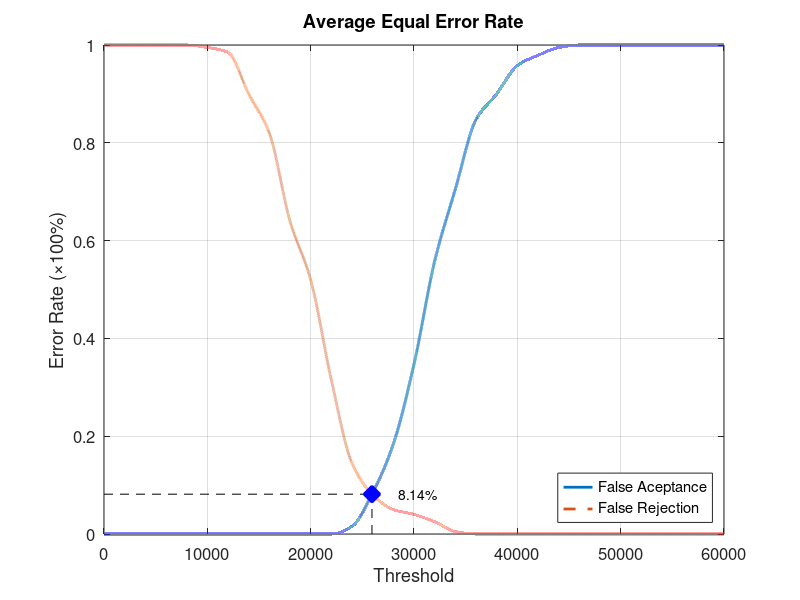
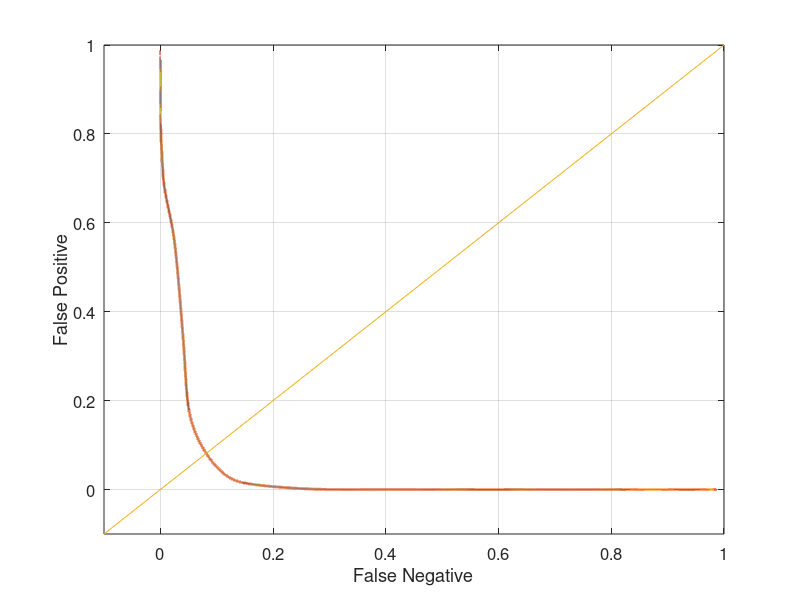

The MATLAB source for these figures, in order:
function yEER = Database2_2
close all;
clear;
clc;
x = 0:2000:60000;
xq = 0:0.5:60000;

y0 = [0 0 0 0 0 0 0 0 0 0 0 0 0.0157895 0.0842105 0.184211 0.347368 0.557895 0.705263 0.847368 0.9 0.957895 0.978947 0.994737 1 1 1 1 1 1 1 1];
yy0 = interp1(x, y0, xq, 'pchip');
y1 = [1 1 1 1 1 0.995 0.985 0.9 0.82 0.64 0.52 0.315 0.145 0.08 0.05 0.04 0.025 0.005 0 0 0 0 0 0 0 0 0 0 0 0 0];
yy1 = interp1(x, y1, xq, 'pchip');

% Calculating EER: 
y2 = abs(y0 - y1);
find(y2 == min(y2))
yy2 = abs(yy0 - yy1);
xEER = find(yy2 == min(yy2));
xEERIndex = xq(xEER) % X-axis EER
yEER = yy0(xEER) % Y-axis EER

main = figure
plot(xq, yy0,'-','LineWidth', 2);	hold on
plot(xq, yy1,'--','LineWidth', 2);	hold on
plot([xEERIndex xEERIndex], [0 yEER], 'k--');	hold on
plot([0 xEERIndex], [yEER yEER], 'k--');	hold on
plot(xEERIndex, yEER, 'bx', 'LineWidth', 10);	hold on
text(xEERIndex + 10 * xEERIndex / 100, yEER, [num2str(round((10000 * yEER)) / 100) '%'])
legend('False Aceptance', 'False Rejection', 'Location', 'SouthEast')
xlabel('Threshold')
ylabel('Error Rate (\times100%)')
title('Average Equal Error Rate')
set(gca, 'FontSize', 12)
axis([0 60000 0 1])
grid on

print(main, 'Database2_2Main', '-dpng');
FNRxFPR = figure('Color', [1 1 1]);
plot(yy1, yy0, '-', yy1, yy0, 'LineWidth', 2);
hold on
y = -0.1:0.1:1
plot(y, y); 
set(gca, 'FontSize', 12)
xlabel('False Negative')
ylabel('False Positive')
axis([-0.1 1 -0.1 1])
set(gca, 'FontSize', 12)
grid on

print(FNRxFPR, 'Database2_2FNRxFPR','-dpng');
end
